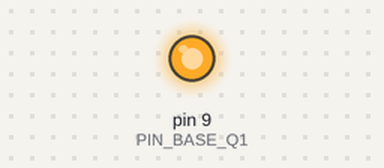
The sketch below on a simulated Arduino Uno, built with avr-gcc and run on an emulated ATmega328P. Shown: output pins drawn as LEDs (lit = HIGH).

Above: at 0.05 s.
At 2.9 s:
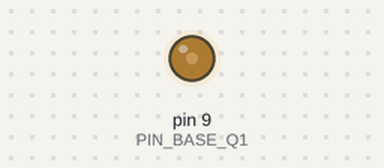
At 3.45 s:
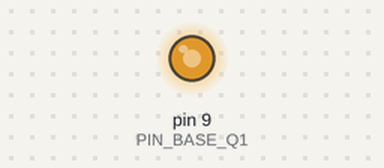
At 5.0 s:
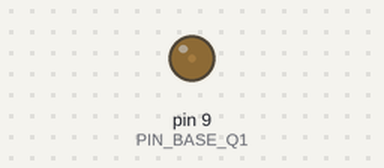
Timing chart, 0 to 6.6 s (numbered marks = the images above):
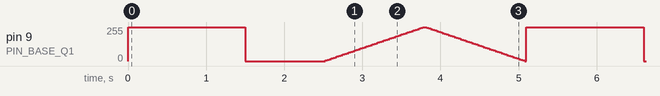

The sketch:

Control_2N2222A_Arduino_ESP32.ino
```cpp
/*
 * ============================================================================
 * Control de Carga DC y PWM con Transistor NPN 2N2222A (TO-92) / MMBT2222A (SOT-23)
 * Plataformas: Arduino UNO/Nano (5V) | ESP32 / STM32 / RP2040 (3.3V)
 * ============================================================================
 *
 * REGLA DE INGENIERIA (Datasheet 2N2222A):
 * 1. Para operar como INTERRUPTOR FRIO (Saturacion, V_CE(sat) <= 0.3 V),
 *    el datasheet exige forzar una relacion: I_B >= I_C / 10 (Beta forzado = 10).
 * 2. Si queremos conmutar una carga de I_C = 150 mA desde un GPIO de 3.3V (ESP32):
 *    - I_B(sat) requerida = 150 mA / 10 = 15 mA
 *    - Caida Base-Emisor en saturacion: V_BE(sat) ≈ 0.7 V
 *    - R_B = (V_GPIO - V_BE) / I_B = (3.3 V - 0.7 V) / 0.015 A = 173 Ohm -> Usar 180 Ohm o 220 Ohm.
 *    - Para un LED de 20 mA: I_B >= 2 mA -> Con R_B = 1 kOhm tenemos I_B = (3.3 - 0.7)/1k = 2.6 mA (Saturacion garantizada).
 * 3. IMPORTANTE: Si la carga es inductiva (rele, motor, solenoide), coloca SIEMPRE
 *    un diodo flyback (1N4007 o 1N5819) en antiparalelo con la carga para evitar que
 *    el pico inductivo supere V_CEO(max) = 40 V y destruya el colector.
 */

const int PIN_BASE_Q1 = 9; // Pin con soporte PWM

void setup() {
  pinMode(PIN_BASE_Q1, OUTPUT);
  digitalWrite(PIN_BASE_Q1, LOW); // Transistor en CORTE (I_B = 0, I_C = 0)
}

void loop() {
  // 1. Modo Conmutacion Pura: Corte -> Saturacion
  digitalWrite(PIN_BASE_Q1, HIGH); // Saturacion: V_CE(sat) ≈ 0.2 - 0.3 V
  delay(1500);

  digitalWrite(PIN_BASE_Q1, LOW);  // Corte: Interruptor abierto
  delay(1000);

  // 2. Control de Potencia eficiente por PWM (alterna solo entre Corte y Saturacion
  //    para no recalentar el 2N2222A en la Region Activa, respetando P_D < 625 mW)
  for (int duty = 0; duty <= 255; duty += 5) {
    analogWrite(PIN_BASE_Q1, duty);
    delay(25);
  }
  for (int duty = 255; duty >= 0; duty -= 5) {
    analogWrite(PIN_BASE_Q1, duty);
    delay(25);
  }
}
```

Measured:
- by itself, pin 9 (PIN_BASE_Q1): moves between 0/255 and 255/255, repeating every 5.1 s
